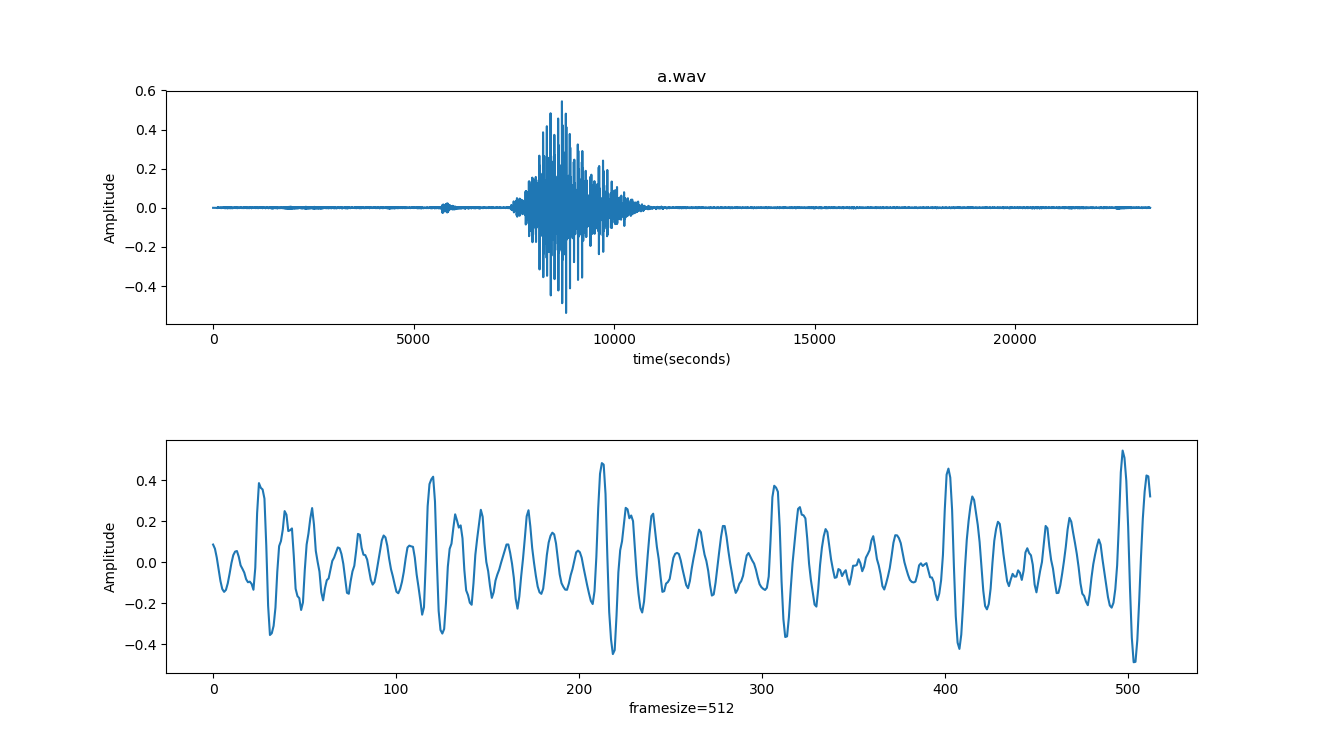

Python code for this plot:
import scipy.io.wavfile as wav
import matplotlib.pyplot as plt
import numpy as np
# B10417022 李政瑩
rate, signal = wav.read('./a.wav')
sigSize = np.size(signal)
time = np.linspace(0, sigSize, sigSize) # / rate
normal = signal / 2**15
sample = normal[8200:8200+512]
plt.subplot(2, 1, 1)
plt.subplots_adjust(hspace=0.5)
plt.plot(time, normal)
plt.title("a.wav")
plt.xlabel("time(seconds)")
plt.ylabel("Amplitude")
plt.subplot(2, 1, 2)
plt.plot(np.linspace(0, 512, 512), sample)
plt.xlabel("framesize=512")
plt.ylabel("Amplitude")
plt.show()
